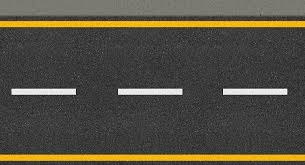
#> input picture Practice source code/images/road1.jpg, 305 x 165 px
$ python -i hough_lane_detection.py   (imports and definitions only)
#> lines starting #> are read from the running program, lines starting #| are printed output that depends on the picture; after the words box and inside, x2 and y2 are one past the last pixel; in counts of white or black regions, pixels touching at a corner belong together
#!/usr/bin/env python3

import rospy
import cv2
import numpy as np
import os

def process_image(image_path):
    # 이미지 파일이 존재하는지 확인
#> called with image_path = '../images/road1.jpg'
    if not os.path.exists(image_path):
        rospy.logerr(f"Error: Image file not found at {image_path}")
        return

    # 이미지 읽기
    cv_image = cv2.imread(image_path)
#> cv_image is the input picture: shape (165, 305, 3); mean B, G, R 65.4, 78.6, 83.3

    # 이미지가 정상적으로 읽혔는지 확인
    if cv_image is None:
        rospy.logerr("Error: Could not open or find the image.")
        return

    # 1. 이미지를 회색조로 변환
    gray_image = cv2.cvtColor(cv_image, cv2.COLOR_BGR2GRAY)
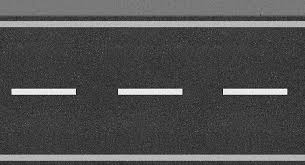
#> gray_image: shape (165, 305); min 0, max 255, mean 78.5

    # 2. 가우시안 블러 필터 적용
    blurred_image = cv2.GaussianBlur(gray_image, (5, 5), 0)
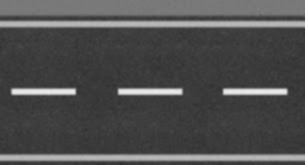
#> blurred_image: shape (165, 305); min 47, max 236, mean 78.5

    # 3. 에지 검출
    edges = cv2.Canny(blurred_image, 50, 150)
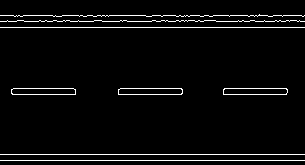
#> edges: shape (165, 305); 3.9% white in thin lines or dots, all inside (x1, y1, x2, y2) = (0, 14, 305, 161)

    # 4. Hough 변환을 사용한 선 검출
    lines = cv2.HoughLinesP(edges, 1, np.pi / 180, 20, minLineLength=30, maxLineGap=200)
#> lines = [[12, 94, 286, 94], [0, 15, 304, 15], [0, 27, 304, 27], [0, 160, 304, 160], [0, 154, 304, 154], [0, 21, 304, 21], [13, 88, 286, 88], [7, 20, 299, 20], [14, 16, 303, 16]]
    line_image = np.zeros_like(cv_image)
    if lines is not None:
        for line in lines:
            x1, y1, x2, y2 = line[0]
            cv2.line(line_image, (x1, y1), (x2, y2), (0, 255, 0), 5)
#> this loop made 9 passes
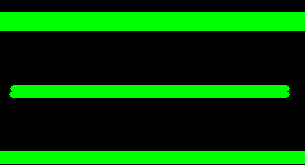
#> line_image: shape (165, 305, 3); mean of channels 0, 1, 2 0, 67.8, 0; drawn as B, G, R

    # 5. 원본 이미지와 검출된 선을 합성
    combined_image = cv2.addWeighted(cv_image, 0.8, line_image, 1, 1)
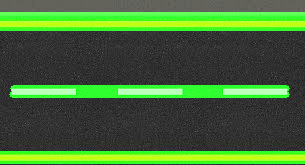
#> combined_image: shape (165, 305, 3); mean B, G, R 53.3, 107.1, 67.7

    # 결과 이미지 표시
    cv2.imshow('Lane Detection', combined_image)
    cv2.waitKey(0)
    cv2.destroyAllWindows()

def main():
    rospy.init_node('lane_detection_node')

    # 이미지 파일 경로 설정
    image_path = rospy.get_param('~image_path', '/home/unicon3/catkin_ws/src/opencv_test/images/road1.jpg')

    # 이미지 처리 함수 호출
    process_image(image_path)

# [2 lines not run here, left out]

>>> result = process_image('../images/road1.jpg')

$ run again, on Practice source code/images/road2.jpg
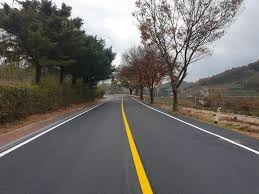
#> input picture Practice source code/images/road2.jpg, 259 x 194 px
#> in process_image, cv_image is the input picture: shape (194, 259, 3); mean B, G, R 101.7, 105.2, 108.3
#> in process_image, `edges = cv2.Canny(blurred_image, 50, 150)`:
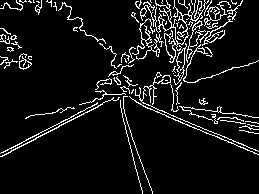
#> edges: shape (194, 259); 8.1% white in thin lines or dots
#> lines = 67 rows, first 6: [13, 147, 222, 36], [7, 47, 258, 154], [2, 156, 207, 47], [0, 153, 224, 33], [0, 8, 236, 12], [0, 41, 258, 151]
#> the loop in process_image, `for line in lines:` made 67 passes
#> in process_image, `combined_image = cv2.addWeighted(cv_image, 0.8, line_image, 1, 1)`:
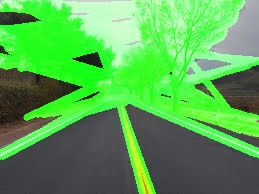
#> combined_image: shape (194, 259, 3); mean B, G, R 82.4, 170.2, 87.6

$ run again, on Practice source code/images/road_curve.png
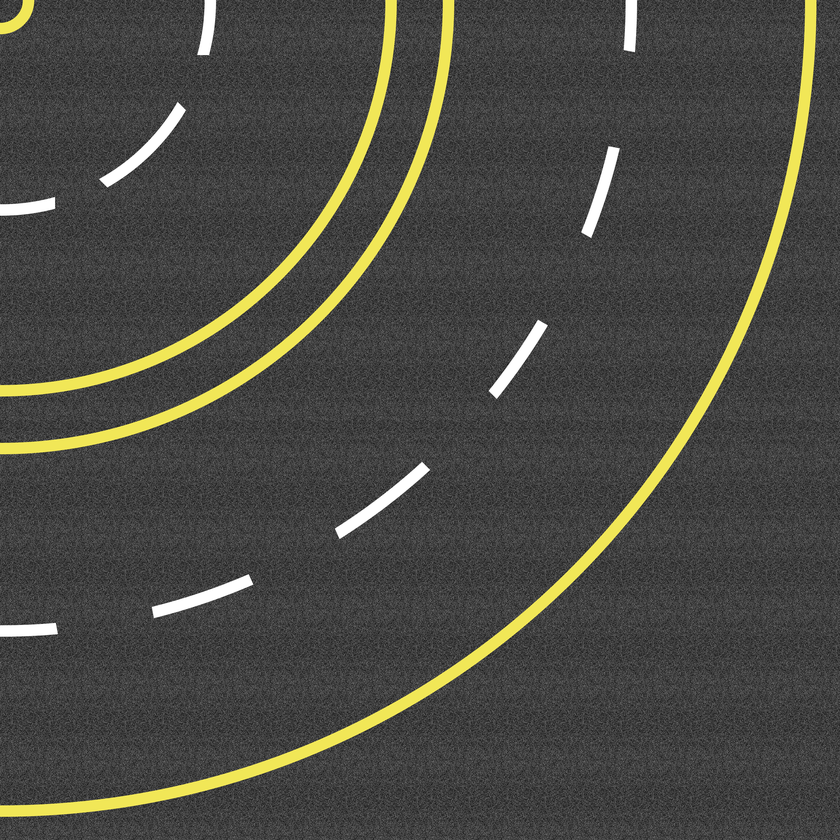
#> input picture Practice source code/images/road_curve.png, 840 x 840 px, shrunk from 2500 x 2500 before the run
#> in process_image, cv_image is the input picture: shape (840, 840, 3); mean B, G, R 66.9, 73, 73.5
#> in process_image, `edges = cv2.Canny(blurred_image, 50, 150)`:
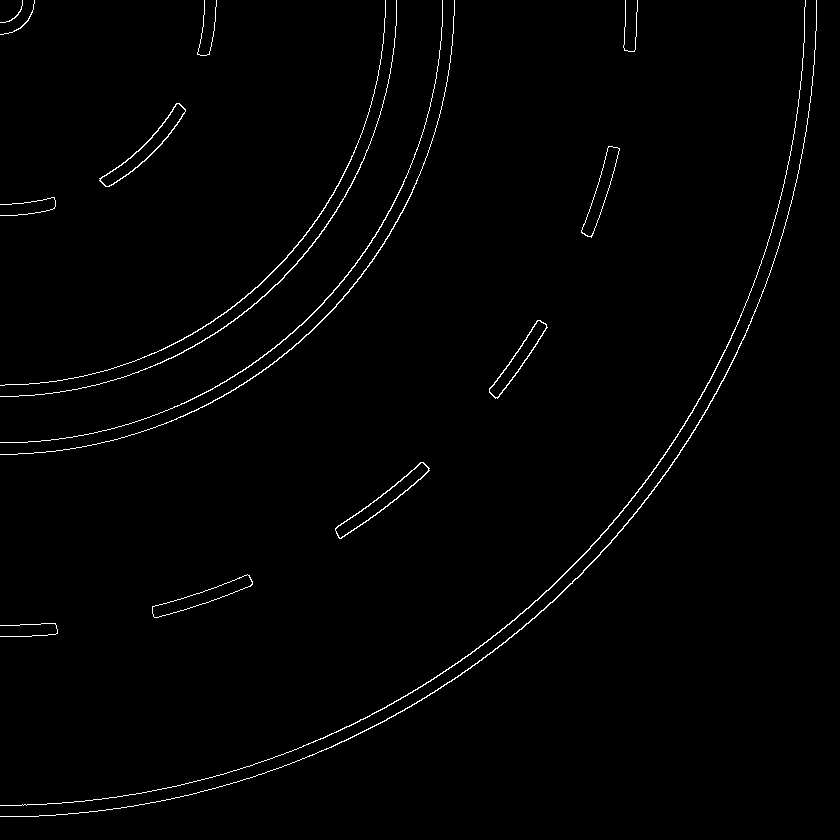
#> edges: shape (840, 840); 1.1% white in thin lines or dots
#> lines = 137 rows, first 6: [650, 494, 782, 235], [454, 679, 662, 478], [354, 736, 588, 566], [264, 773, 516, 633], [168, 422, 339, 302], [53, 451, 430, 146]
#> the loop in process_image, `for line in lines:` made 137 passes
#> in process_image, `combined_image = cv2.addWeighted(cv_image, 0.8, line_image, 1, 1)`:
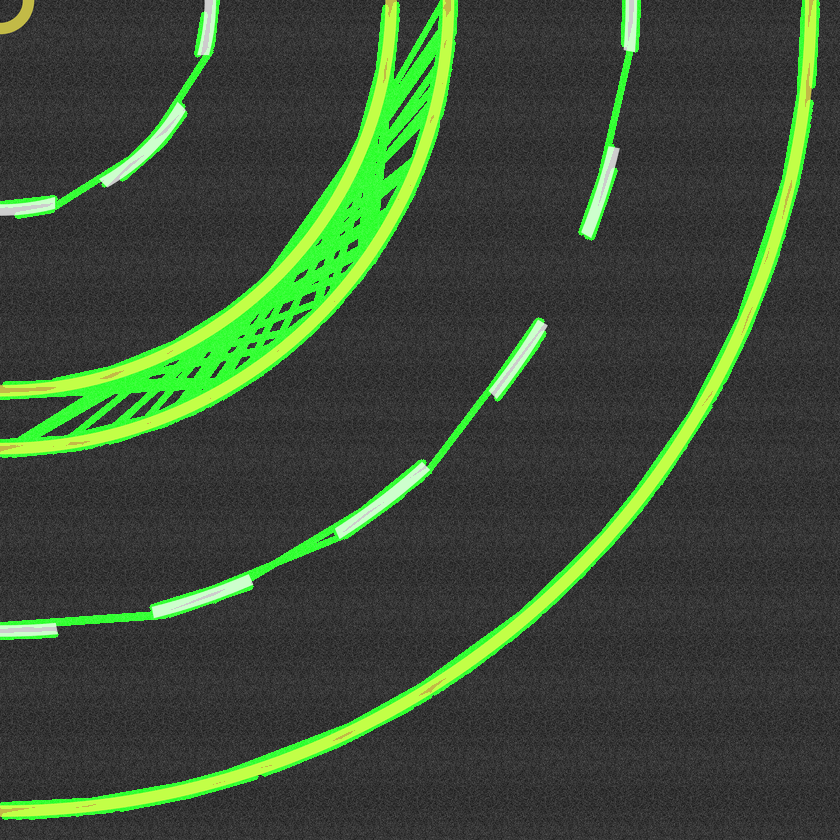
#> combined_image: shape (840, 840, 3); mean B, G, R 54.5, 76.1, 59.8
